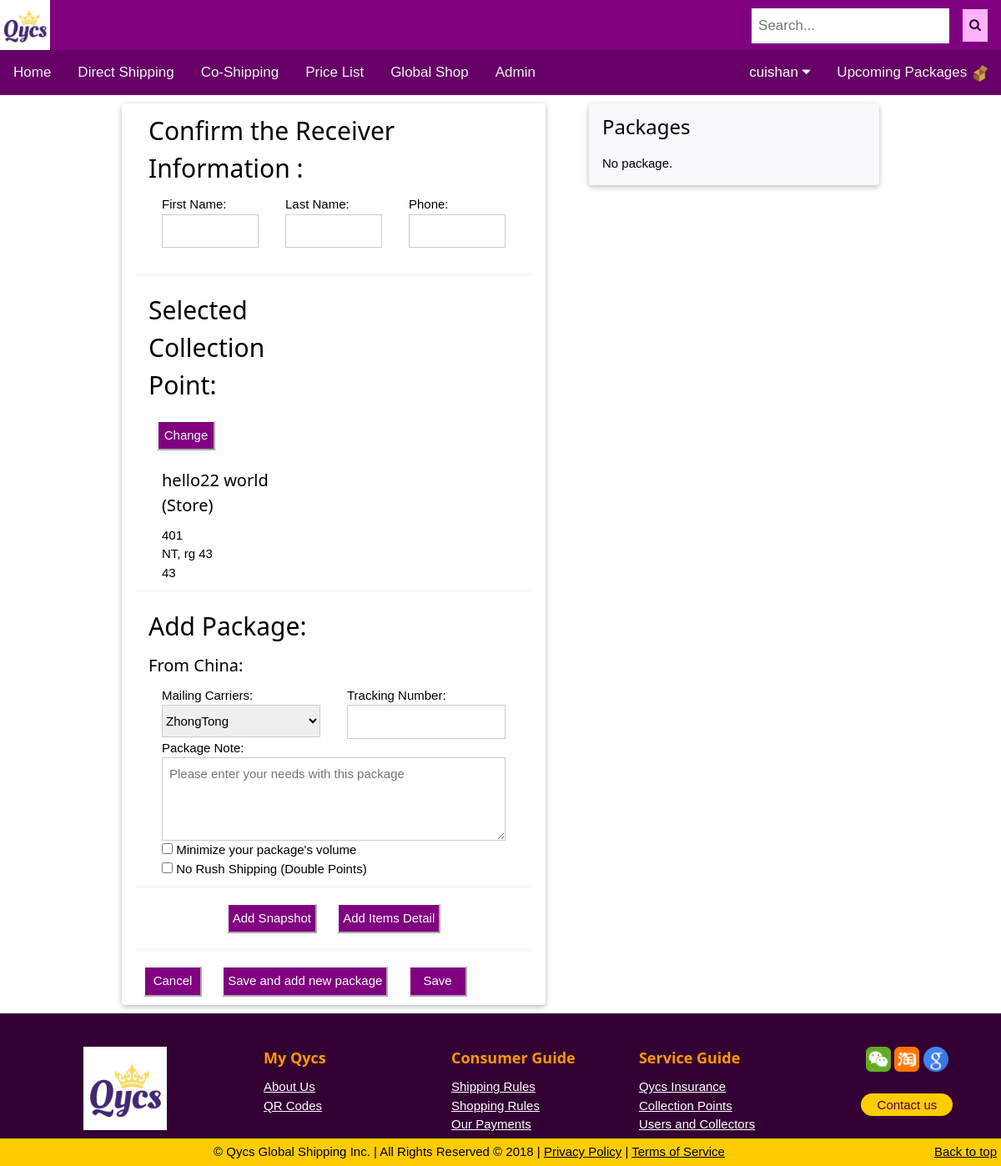
Page /packages/1/add (signed in) on the earlier database version.
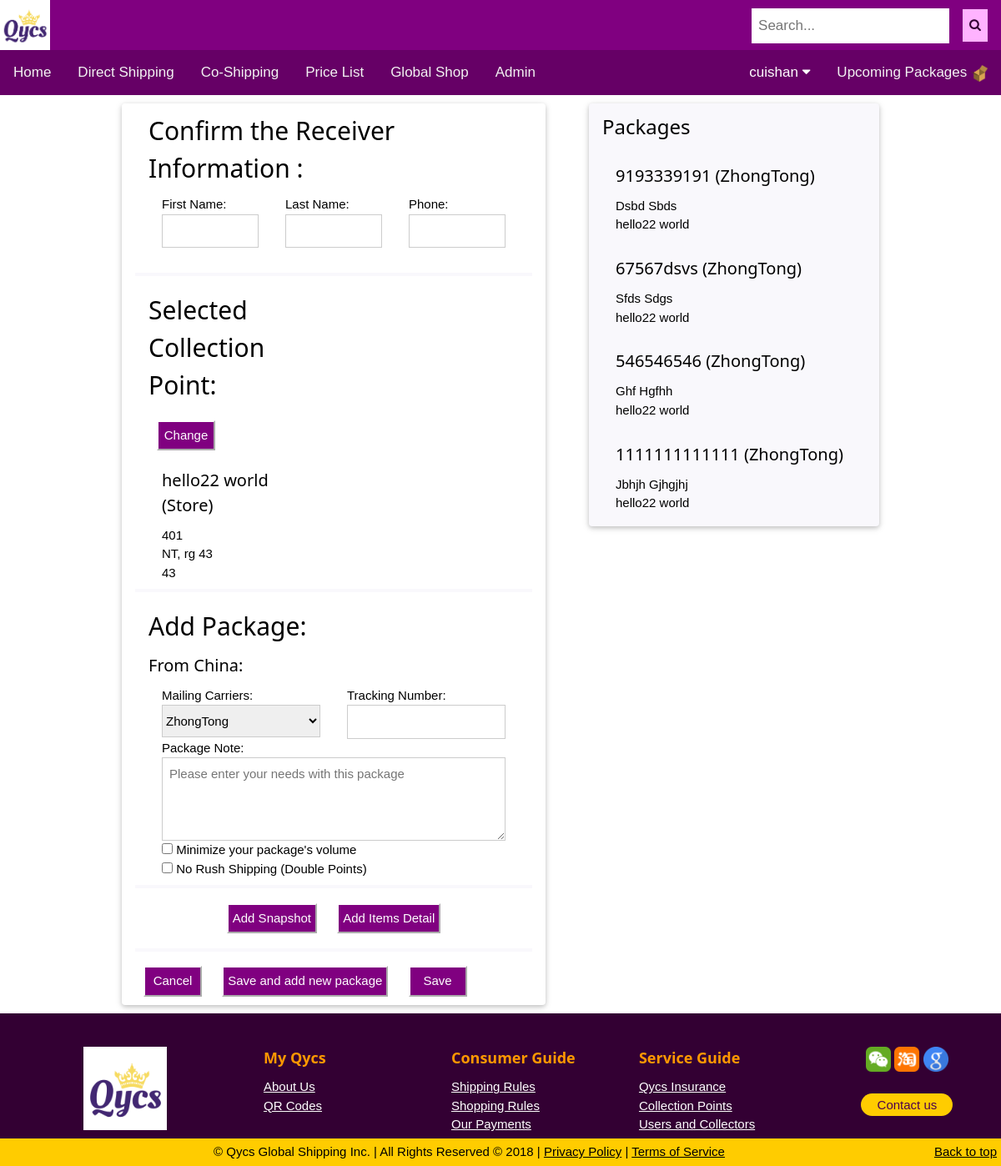
Same page on the later database version.
### main/models.py (models this page shows, shortened)
class Service(models.Model):
	TYPE_CHOICE = (
		('Food', 'Food'),
		('Regular', 'Regular'),
		('Luxury', 'Luxury'),
		('Mix', 'Mix'),
	)
	user = models.ForeignKey(User, on_delete=models.DO_NOTHING , related_name='client_user',verbose_name= 'User')
	order = models.BooleanField(default=False,verbose_name= 'Order')
	storage = models.BooleanField(default=False,verbose_name= 'Storage')
	co_shipping = models.NullBooleanField(verbose_name= 'Co-Shipping')
	parent_package = models.ForeignKey(ParentPackage, on_delete=models.DO_NOTHING, blank = True, null=True,verbose_name= 'Parent Package')
	created_date = models.DateTimeField(auto_now_add = True, blank=True, null=True, verbose_name= 'Created on')
	package_type = models.CharField(max_length = 16, choices = TYPE_CHOICE, blank=True, default='',verbose_name = 'Package Type')  # create a choice?
	emp_created = models.ForeignKey(Employee, on_delete=models.DO_NOTHING, blank = True, null=True, related_name='order_created_by_emplloyee',verbose_name= 'Created by Employee (order only)') # for order only
	request_ship_date = models.DateField(blank=True, null=True, verbose_name= 'Requested to Ship on')
	memo = models.TextField(blank=True, default='',verbose_name= 'Memo')
	cust_tracking_num = models.CharField(max_length = 32, blank=True, default='',verbose_name= 'Customer Tracking Number')
	cust_carrier = models.CharField(max_length = 32, blank=True, default='',verbose_name= 'Customer Carrier')# need to set up choice
	low_volume_request = models.BooleanField(default = False,verbose_name= 'Low Volume Request')
	no_rush_request = models.BooleanField(default = False,verbose_name= 'No Rush Request')
	wh_received = models.ForeignKey(Warehouse, on_delete=models.DO_NOTHING, null=True, related_name='received_at_warehouse',verbose_name= 'Warehouse Received')
	wh_received_date = models.DateField(blank=True, null=True,verbose_name= 'Warehouse Received on')
	ready_date = models.DateField(blank=True, null=True, verbose_name= 'Package Ready on')
	emp_pack = models.ForeignKey(Employee, on_delete=models.DO_NOTHING,  blank = True, null=True, related_name='package_repacked_by_employee', verbose_name= 'Packed by Employee')
	weight = models.DecimalField( blank=True, null=True, max_digits=10, decimal_places=2, verbose_name= 'Weight(kg)')
	deposit = models.DecimalField( blank=True, null=True, max_digits=10, decimal_places=2 , verbose_name= 'Deposit Amount')
	deposit_key = models.ForeignKey(Payment, on_delete=models.DO_NOTHING, blank=True, null=True, related_name='deposit_payment_key', verbose_name= 'Deposit Confirmation')
	storage_fee = models.DecimalField( blank=True, null=True, max_digits=10, decimal_places=2, verbose_name= 'Storage Fee')
	shipping_fee = models.DecimalField( blank=True, null=True, max_digits=10, decimal_places=2, verbose_name= 'Shipping Fee')
	currency = models.CharField(max_length = 32, blank=True, default='', verbose_name= 'Currency') # need to set up choice
	paid_key = models.ForeignKey(Payment, on_delete=models.DO_NOTHING,  blank=True, null=True, related_name='paid_payment_key', verbose_name= 'Payment Confirmation')
	ship_to_add = models.ForeignKey(Address, on_delete=models.DO_NOTHING, blank=True, null=True, related_name='ship_to_personal_location', verbose_name= 'Ship to User Address')
	ship_to_col = models.ForeignKey(CollectionPoint, on_delete=models.DO_NOTHING, blank=True, null=True, related_name='ship_to_collection_point', verbose_name= 'Ship to Collection Point')
	receiver = models.ForeignKey(CoReceiver, on_delete=models.DO_NOTHING, blank=True, null=True, verbose_name= 'Receiver')
	ship_to_wh = models.ForeignKey(Warehouse, on_delete=models.DO_NOTHING, blank=True, null=True, related_name='ship_to_warehouse', verbose_name= 'Ship to Warehouse')
	picked_up = models.NullBooleanField(verbose_name= 'User Picked Up')
	picked_up_date = models.DateField(blank=True, null=True, verbose_name= 'User Picked on')
	last_shipped_date = models.DateField(blank=True, null=True, verbose_name= 'Last Shipped on')
	tracking_num = models.CharField(max_length = 20, blank=True, default='', verbose_name= 'Last Tracking Number')
	last_carrier = models.CharField(max_length = 20, blank=True, default='', verbose_name= 'Carrier')# need to set up choice
	status = models.CharField(max_length = 20, blank=True, default='', verbose_name= 'Packasge Status')
	issue = models.TextField(blank=True, default='', verbose_name= 'Package Issue')
	refund_key = models.ForeignKey(Payment, on_delete=models.DO_NOTHING, blank=True, null=True, related_name='refund_payment_key', verbose_name = 'Refund Confirmation')

class CoReceiver(models.Model):
	user = models.ForeignKey(User, on_delete=models.PROTECT, blank=True, null=True)
	first_name = models.CharField(max_length = 100, blank=True, default='', verbose_name= 'First Name')
	last_name = models.CharField(max_length = 100, blank=True, default='', verbose_name= 'Last Point Name')
	phone = models.CharField(validators=[phone_regex], max_length=25, blank=True, default='',verbose_name= 'Phone Number')
	def __str__(self):
		if self.user != None:
			return '%s %s'%(self.user.first_name, self.user.last_name)
		else:
			return '%s %s'%(self.first_name, self.last_name)
	class Meta:
		unique_together=('user','first_name','last_name','phone')

class Address_Common_Info(models.Model):
	address = models.CharField(max_length=500, default='',verbose_name='地址' )
	apt = models.CharField(blank=True, max_length=10, default='',verbose_name='Apartment' )
	city = models.CharField(max_length=100, default='',verbose_name= 'City')
	state = models.CharField(max_length=100, default='',verbose_name= 'State')
	country = models.CharField(max_length=100, default='',verbose_name= 'Country')
	zipcode = models.CharField(max_length=5, default='', verbose_name= 'Zip Code')
	memo = models.TextField(blank = True, default='', verbose_name= 'Address Meno')
	class Meta:
		abstract = True

class CollectionPoint(Address_Common_Info):
	collector = models.OneToOneField(
		User,
		on_delete=models.PROTECT,
		primary_key=True,
		verbose_name= 'Collector'
	)
	created_date = models.DateTimeField(auto_now_add = True, blank=True, null=True)
	name = models.CharField(max_length = 16, unique = True, default='', verbose_name= 'Collection Point Name')
	license = models.CharField(max_length = 32, default='',verbose_name= 'License Number')
	license_type = models.CharField(max_length = 32, default='',verbose_name= 'License Type')
	license_image = models.ImageField(upload_to = 'collector_license', blank = 'True')
	id_image = models.ImageField(upload_to = 'collector_id')
	store = models.BooleanField(default = True, verbose_name= 'Store')
	store.boolean = True
	status = models.BooleanField(default = False, verbose_name= 'Avaliable')
	status.boolean = True
	image = models.ImageField(upload_to = 'collector_image', blank ='True')
	def __str__(self):
		return '%s %s %s'%(self.name, self.collector.first_name, self.collector.last_name)

### main/package_views.py (the view, shortened to what this page needs)
# urls.py: path('packages/<int:selected_col>/add', login_required(pk_views.AddCoShipping.as_view()), name='add_co_shipping'),
class AddCoShipping(TemplateView):
	template_name = 'main/coshipping.html'
	def get(self, request, selected_col):
		form = CoShippingForm()
		itemset = ItemFormset()
		imageset = ImageForm()
		receiverform = CoReceiverForm()
		try:
			col = CollectionPoint.objects.get(pk=selected_col)
			if col.status:
				package_list = Service.objects.filter(
					user = request.user,
					co_shipping = True,
					paid_key = None).order_by('-id')
				return render(request, self.template_name,
					{'form': form,
					'receiverform':receiverform,
					'package_list': package_list,
					'itemset': itemset,
					'imageset': imageset,
					'selected_col': col,
					})
			else:
				return redirect(reverse('collection_points'))
		except:
			return redirect(reverse('collection_points'))

### main/forms.py (shortened to what this page needs)
class CoShippingForm(PackageCommonForm):
	class Meta:
		model = Service
		fields = ('cust_carrier',
			'cust_tracking_num',
			'low_volume_request',
			'no_rush_request',
			'memo',
			'ship_to_add',
			)

class CoReceiverForm(forms.ModelForm):
	class Meta:
		model = CoReceiver
		fields = ('first_name', 'last_name', 'phone')

### main/templates/main/coshipping.html (shortened to what this page needs)
{% extends "main/addpackage_old.html" %}
{% block shippingset %}
<form method="post" enctype="multipart/form-data">{% csrf_token %}
	<div class="w3-container">
		<h2>Confirm the Receiver Information :</h2>
		<div class="w3-row">
			<div class="w3-third w3-container">
				First Name:
				<input class="w3-input w3-border" type="text" name="first_name" onfocus="this.value=''" value = "{{user.first_name}}" required><br/>
			</div>
			<div class="w3-third w3-container">
				Last Name:
				<input class="w3-input w3-border" type="text" name="last_name" onfocus="this.value=''" value = "{{user.last_name}}" required ><br/>
			</div>
			<div class="w3-third w3-container">
				Phone:
				<input class="w3-input w3-border" type="text" name="phone" onfocus="this.value=''" value = "{{user.userprofile.phone}}" required ><br/>
			</div>
		</div>
	</div>
	<hr>
	<div class="w3-row">
		<div class="w3-half w3-container">
			<h2>Selected Collection Point:</h2><button>Change</button>
	        <div class="w3-container"><h4>{{selected_col.name}}
		        {% if selected_col.store %}
		            (Store)
		        {% else %}
		            (Personal Place)
		        {% endif %}</h4>
		        {{selected_col.address}}<br/>
		        {{selected_col.city}}, {{selected_col.state}} {{selected_col.zipcode}}<br/>
		        {{selected_col.country}}<br/>
	    	</div>
	    </div>
	</div>
	<hr>
{% endblock %}

### main/templates/main/addpackage_old.html (shortened to what this page needs)
{% extends "main/base.html" %}
{% block content %}
<div class="w3-cell w3-container w3-mobile">
    <div class="w3-card-2 w3-round w3-container">
        <div class="col-md-4">
                {% block shippingset %} {% endblock%}
                <div class="w3-container">
                    <h2>Add Package:</h2>
                        <h4>From China:</h4>
                        <div class="w3-row">
                            <div class="w3-half w3-container">
                                Mailing Carriers: {{ form.cust_carrier }}
                            </div>
                            <div class="w3-half w3-container">
                                Tracking Number: {{form.cust_tracking_num}}
                            </div>
                        </div>
                        <div class="w3-container">
                        Package Note:<br/>{{ form.memo }}
                    {{form.low_volume_request}} Minimize your package&#39;s volume<br/>
                    {{form.no_rush_request}} No Rush Shipping (Double Points)
                    </div>
                </div>
                <hr>
                <center><button id = "add_snapshot_btn">Add Snapshot</button>
                <button id = "add_item_btn">Add Items Detail</button></center>
                <hr>
                  <button class="btn" type="submit" name="cancel" value="Cancel" >Cancel</button>
                <input type="submit" value="Save and add new package" />
                <button>Save</button>
            </form>
        </div>
    </div>
</div>
<div class="w3-container w3-cell w3-mobile" style="width:400px">
    <div class="w3-card-2 w3-round w3-container aside-bar-background-color">
        <h3>Packages</h3>
            {% if package_list %}
                {% for package in package_list %}
                <div class="w3-panel">
                    <h4>{{ package.cust_tracking_num }} ({{ package.cust_carrier }})</h4>
                    {% if package.co_shipping %}
                        {{package.receiver}}<br/>
                        {{package.ship_to_col}}
                    {% elif not package.co_shipping %}
                        {{package.ship_to_add}}
                    {% endif %}
                </div>
                {% endfor %}
            {% else %}
                <p>No package.</p>
            {% endif %}
    </div>
</div>
{% endblock %}
{% block script%}
{% load static %}
{% endblock%}

Differences in the rows shown:
added Service: cust_tracking_num "9193339191", cust_carrier "ZhongTong", receiver "Dsbd Sbds", ship_to_col "hello22 world"
added Service: cust_tracking_num "67567dsvs", cust_carrier "ZhongTong", receiver "Sfds Sdgs", ship_to_col "hello22 world"
added Service: cust_tracking_num "546546546", cust_carrier "ZhongTong", receiver "Ghf Hgfhh", ship_to_col "hello22 world"
added Service: cust_tracking_num "1111111111111", cust_carrier "ZhongTong", receiver "Jbhjh Gjhgjhj", ship_to_col "hello22 world"
Other differences:
text no longer shown: "No package."
